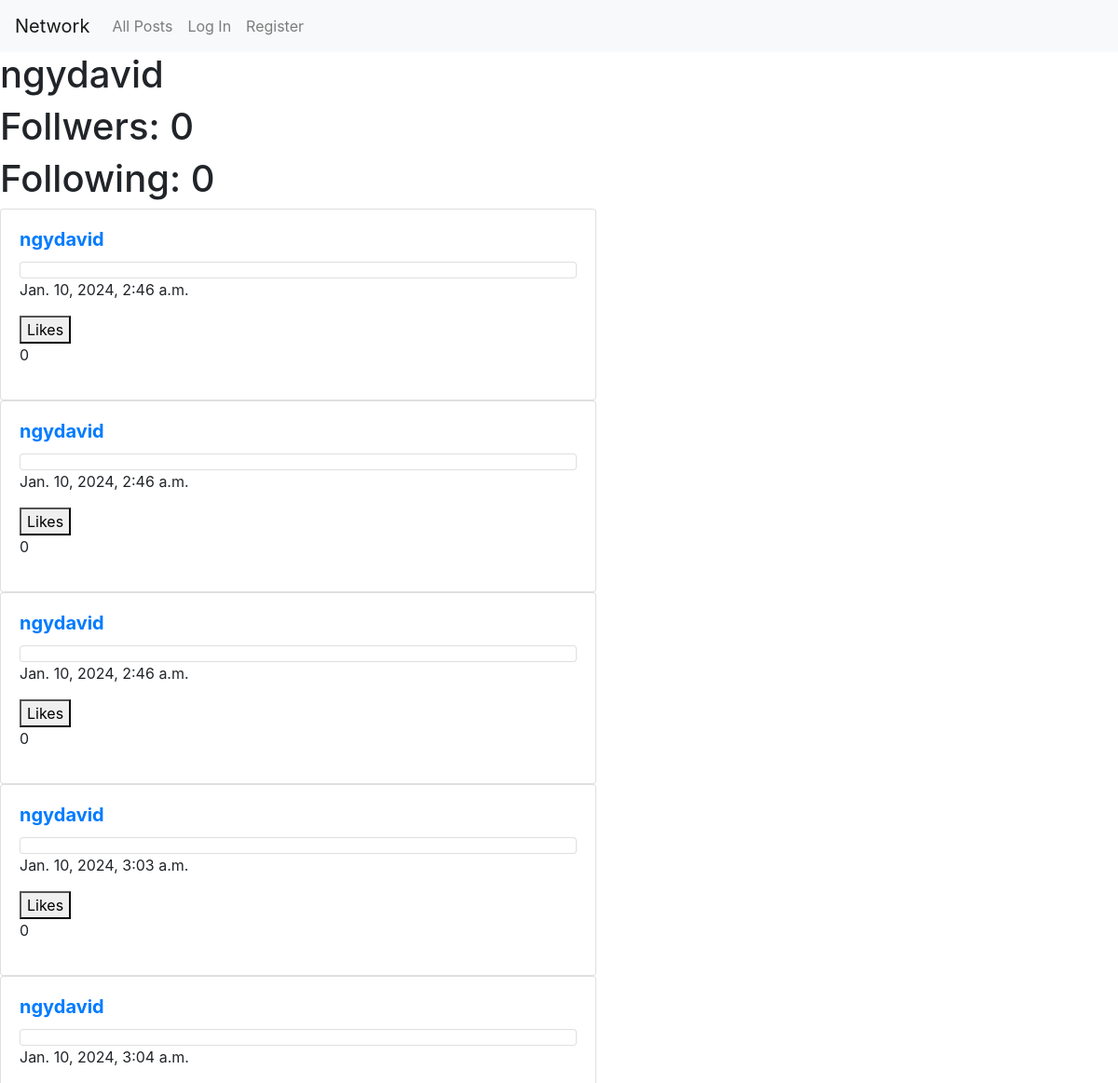
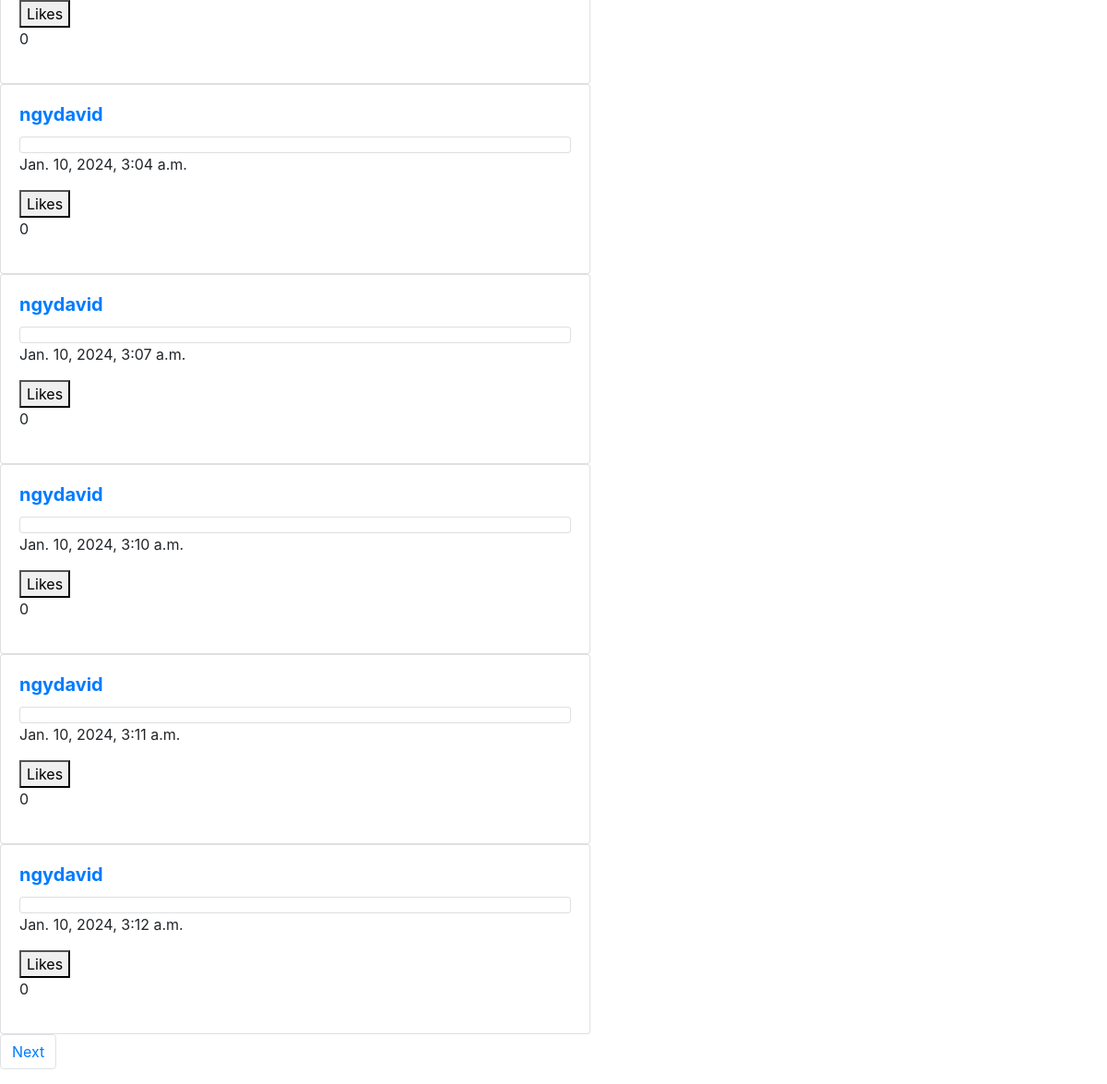
The app's page /get_user/1/, older data (2 pictures, top to bottom).
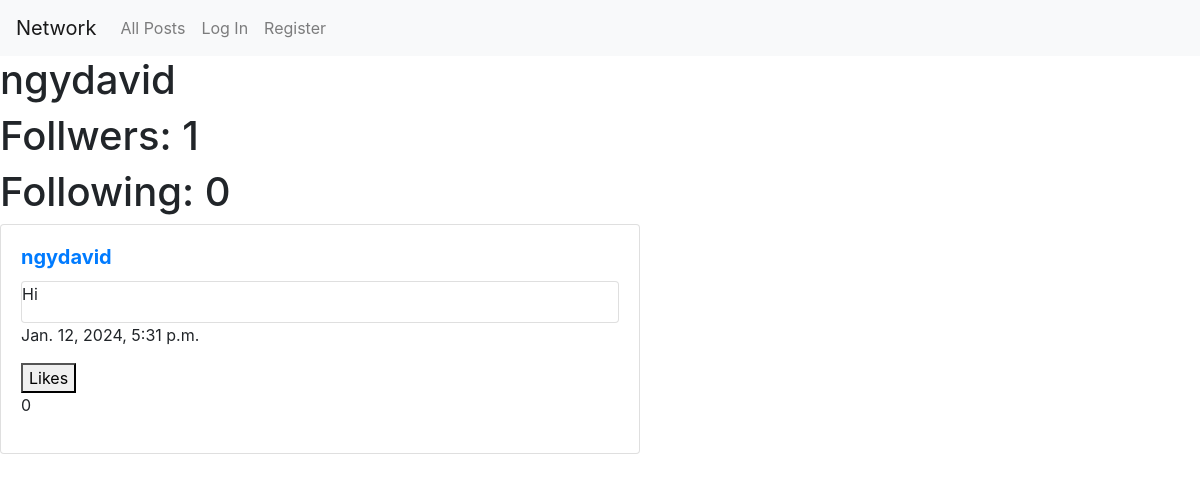
The same page, newer data.
### network/models.py (models this page shows, shortened)
class User(AbstractUser):
    pass

class Post(models.Model):
    creator = models.ForeignKey(User, blank=True, on_delete=models.CASCADE, related_name="creator")
    post_content = models.TextField(max_length=500, blank=True)
    date = models.DateField(auto_now_add=True)
    time = models.TimeField(auto_now_add=True)
    likes = models.ManyToManyField(User, related_name="liked_posts", blank=True)
    likes_count = models.IntegerField(default=0)

### network/views.py (the view)
# urls.py: path("get_user/<int:userID>/", views.get_user, name="get_user"),
def get_user(request, userID):
    user = User.objects.get(pk=userID)
    all_posts = Post.objects.filter(creator=user).order_by('-date', '-time').reverse()
    following = Follow.objects.filter(user_following=user)
    followers = Follow.objects.filter(user_followed=user)
    paginator = Paginator(all_posts, 10)
    pageNumber = request.GET.get("page")
    rightPage = paginator.get_page(pageNumber)
    for post in rightPage:
        post.liked = post.likes.filter(pk=user.pk).exists()
        post.is_creator = (user == post.creator)
    try:
        ifFollowed = followers.filter(user_following=User.objects.get(pk=request.user.id))
        if len(ifFollowed) != 0:
            ifFollowed = True
        else:
            ifFollowed = False
    except:
        ifFollowed = False
    if request.method == "GET":
        return render(request, "network/user.html", {
            "allPosts": all_posts,
            "username": user.username,
            "rightPage": rightPage,
            "following": following,
            "followers": followers,
            "ifFollowed": ifFollowed,
            "currentUser": user
        })

### network/templates/network/user.html (shortened to what this page needs)
{% extends "network/layout.html" %}
{% block body %}
{% load static %}
<h1>{{ username }}</h1>
<div>
    <h1>Follwers: {{ followers.count }}</h1>
    <h1>Following: {{ following.count }}</h1>
</div>
{% for post in rightPage  %}
<div class="card" style="width: 40rem;">
    <div class="card-body">
        <h5 class="card-title"><a href="{% url 'get_user' userID=post.creator.id %}"><strong>{{ post.creator }}</strong></a></h5>
        <div class="card">
            <p id="post-content-{{ post.id }}" class="card-text">{{ post.post_content }}</p>
        </div>
        <p>{{ post.date }}, {{ post.time }}</p>
        <button class="like" data-post-id="{{ post.id }}" data-liked="{{ post.liked }}">
          {% if user.is_authenticated %}
              {% if post.liked %}
                  Unlike
              {% else %}
                  Like
              {% endif %}
          {% else %}
              Likes
          {% endif %}
        </button>
        <p id="like-count-{{ post.id }}">{{ post.likes_count }}</p>
    </div>
</div>
{% endfor %}
<nav aria-label="Page navigation example">
    <ul class="pagination">
        {% if rightPage.has_next %}
        <li class="page-item"><a class="page-link" href="?page={{ rightPage.next_page_number }}">Next</a></li>
        {% endif %}
    </ul>
  </nav>
{% endblock %}

### network/templates/network/layout.html (shortened to what this page needs)
{% load static %}
<!DOCTYPE html>
<html lang="en">
    <head>
        <link rel="stylesheet" href="https://stackpath.bootstrapcdn.com/bootstrap/4.4.1/css/bootstrap.min.css">
        <link href="{% static 'network/styles.css' %}" rel="stylesheet">
    </head>
    <body>
        <nav class="navbar navbar-expand-lg navbar-light bg-light">
            <a class="navbar-brand" href="#">Network</a>
            <div>
              <ul class="navbar-nav mr-auto">
                <li class="nav-item">
                  <a class="nav-link" href="{% url 'index' %}">All Posts</a>
                </li>
                {% if user.is_authenticated %}
                    <li class="nav-item">
                        <a class="nav-link" href="{% url 'following' %}">Following</a>
                    </li>
                    <li class="nav-item">
                        <a class="nav-link" href="{% url 'logout' %}">Log Out</a>
                    </li>
                {% else %}
                    <li class="nav-item">
                        <a class="nav-link" href="{% url 'login' %}">Log In</a>
                    </li>
                    <li class="nav-item">
                        <a class="nav-link" href="{% url 'register' %}">Register</a>
                    </li>
                {% endif %}
              </ul>
            </div>
          </nav>
        <div class="body">
            {% block body %}
            {% endblock %}
        </div>
    </body>
</html>

Row changes from the older to the newer data that the page shows:
removed Post: creator "ngydavid", date "Jan. 10, 2024", time "2:46 a.m.", likes_count "0"
removed Post: creator "ngydavid", date "Jan. 10, 2024", time "2:46 a.m.", likes_count "0"
removed Post: creator "ngydavid", date "Jan. 10, 2024", time "2:46 a.m.", likes_count "0"
removed Post: creator "ngydavid", date "Jan. 10, 2024", time "3:03 a.m.", likes_count "0"
removed Post: creator "ngydavid", date "Jan. 10, 2024", time "3:04 a.m.", likes_count "0"
removed Post: creator "ngydavid", date "Jan. 10, 2024", time "3:04 a.m.", likes_count "0"
removed Post: creator "ngydavid", date "Jan. 10, 2024", time "3:07 a.m.", likes_count "0"
removed Post: creator "ngydavid", date "Jan. 10, 2024", time "3:10 a.m.", likes_count "0"
removed Post: creator "ngydavid", date "Jan. 10, 2024", time "3:11 a.m.", likes_count "0"
removed Post: creator "ngydavid", date "Jan. 10, 2024", time "3:12 a.m.", likes_count "0"
added Post: creator "ngydavid", post_content "Hi", date "Jan. 12, 2024", time "5:31 p.m.", likes_count "0"
Text that changed along with them:
{{ followers.count }}: "0" → "1"
text no longer shown: "Next"
